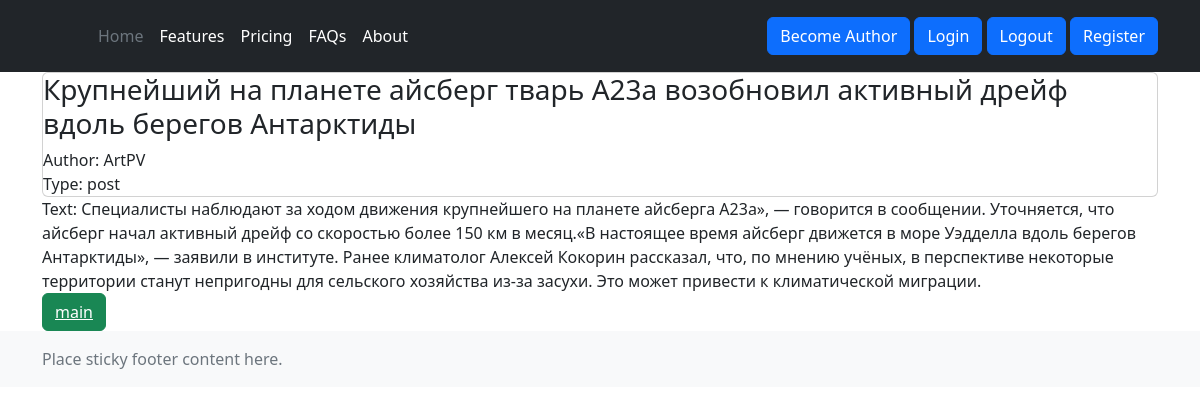
The page /news/2 on the database its author committed.
### newspaper/models.py (models this page shows, shortened)
class Post(models.Model):
    NEWS = 'NW'
    POST = 'PT'
    POSTS = [
        (NEWS, 'news'),
        (POST, 'post')
    ]
    author = models.ForeignKey(Author, on_delete=models.CASCADE, verbose_name='Автор')
    post_type = models.CharField(max_length=2, choices=POSTS, default=NEWS, verbose_name='Тип статьи')
    data_post_creation = models.DateTimeField(auto_now_add=True, verbose_name='Дата публикации')
    title = models.CharField(max_length=255, verbose_name='Заголовок')
    text = models.TextField()
    rating_post = models.IntegerField(default=0)
    category = models.ManyToManyField('Category', through='PostCategory')

class Author(models.Model):
    author_name = models.OneToOneField(User, on_delete=models.CASCADE)
    rating = models.IntegerField(default=0)
    def __str__(self):
        return f'{self.author_name.username}'

### newspaper/views.py (the view)
# urls.py: path('<int:pk>', PostDetailView.as_view(), name='post_detail'),
class PostDetailView(DetailView):
    template_name = 'newspaper/post_detail.html'
    queryset = Post.objects.all()

### newspaper/templates/newspaper/post_detail.html (shortened to what this page needs)
{% extends 'layout/base.html' %}
{% block content %}
<div class="card">
    <div class="card_header">
        <h3>{{ post.title }}</h3>
    </div>
    Author: {{ post.author }}
    <br>
    Type: {{ post.get_post_type_display }}
</div>
<div class="card_body">
    Text: {{ post.text }}
</div>
<button class="btn btn-success"><a href="{% url 'newspaper:posts' %}"style="color:white">main</a></button>
{% endblock content %}

### rows shown on the page
Post: title "Крупнейший на планете айсберг тварь А23а возобновил активный дрейф вдоль берегов Антарктиды", author "ArtPV", post_type "post", text "Специалисты наблюдают за ходом движения крупнейшего на планете айсберга А23а», — говорится в сообщении. Уточняется, что айсберг начал активный дрейф со скоростью более 150 км в месяц.«В настоящее время айсберг движется в море Уэдделла вдоль берегов Антарктиды», — заявили в институте. Ранее климатолог Алексей Кокорин рассказал, что, по мнению учёных, в перспективе некоторые территории станут непригодны для сельского хозяйства из-за засухи. Это может привести к климатической миграции."
